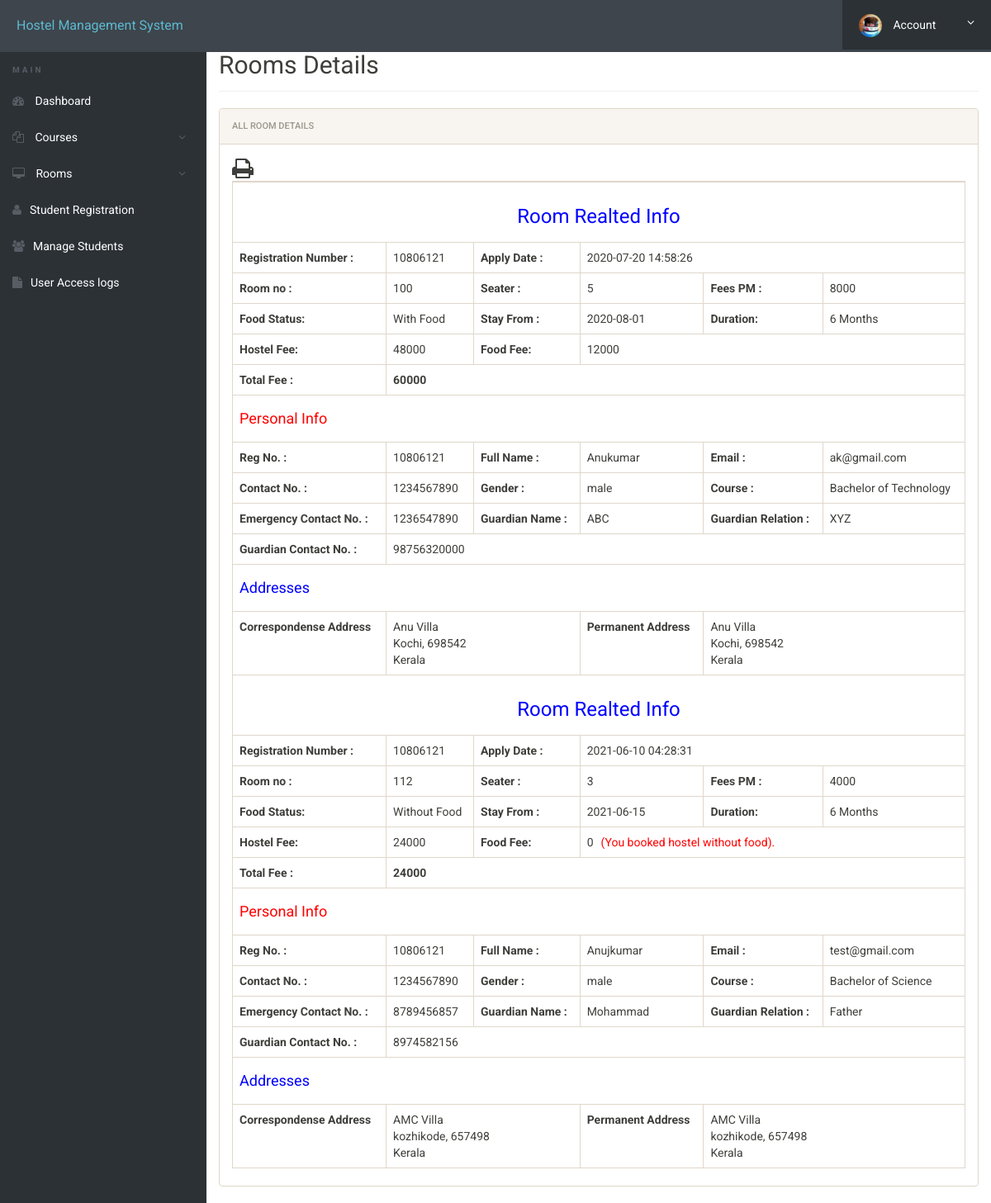
/admin/student-details.php?regno=10806121 (signed in), run on the app's committed database.
### tables this page shows
CREATE TABLE `registration` (
  `id` int(11) NOT NULL,
  `roomno` int(11) DEFAULT NULL,
  `seater` int(11) DEFAULT NULL,
  `feespm` int(11) DEFAULT NULL,
  `foodstatus` int(11) DEFAULT NULL,
  `stayfrom` date DEFAULT NULL,
  `duration` int(11) DEFAULT NULL,
  `course` varchar(500) DEFAULT NULL,
  `regno` int(11) DEFAULT NULL,
  `firstName` varchar(500) DEFAULT NULL,
  `middleName` varchar(500) DEFAULT NULL,
  `lastName` varchar(500) DEFAULT NULL,
  `gender` varchar(250) DEFAULT NULL,
  `contactno` bigint(11) DEFAULT NULL,
  `emailid` varchar(500) DEFAULT NULL,
  `egycontactno` bigint(11) DEFAULT NULL,
  `guardianName` varchar(500) DEFAULT NULL,
  `guardianRelation` varchar(500) DEFAULT NULL,
  `guardianContactno` bigint(11) DEFAULT NULL,
  `corresAddress` varchar(500) DEFAULT NULL,
  `corresCIty` varchar(500) DEFAULT NULL,
  `corresState` varchar(500) DEFAULT NULL,
  `corresPincode` int(11) DEFAULT NULL,
  `pmntAddress` varchar(500) DEFAULT NULL,
  `pmntCity` varchar(500) DEFAULT NULL,
  `pmnatetState` varchar(500) DEFAULT NULL,
  `pmntPincode` int(11) DEFAULT NULL,
  `postingDate` timestamp NULL DEFAULT current_timestamp(),
  `updationDate` varchar(500) DEFAULT NULL
);

### admin/student-details.php (the view, shortened to what this page needs)
<?php
include('includes/config.php');
?>
<!doctype html>
<html lang="en" class="no-js">
<head>
	<link rel="stylesheet" href="css/font-awesome.min.css">
	<link rel="stylesheet" href="css/bootstrap.min.css">
	<link rel="stylesheet" href="css/dataTables.bootstrap.min.css">
	<link rel="stylesheet" href="css/bootstrap-social.css">
	<link rel="stylesheet" href="css/bootstrap-select.css">
	<link rel="stylesheet" href="css/fileinput.min.css">
	<link rel="stylesheet" href="css/awesome-bootstrap-checkbox.css">
	<link rel="stylesheet" href="css/style.css">
	<link rel="stylesheet" href="css/font-awesome.min.css">
</head>
<body>
	<?php include('includes/header.php');?>
	<div class="ts-main-content">
			<?php include('includes/sidebar.php');?>
		<div class="content-wrapper">
			<div class="container-fluid">
				<div class="row" id="print">
					<div class="col-md-12">
						<h2 class="page-title" style="margin-top:4%">Rooms Details</h2>
						<div class="panel panel-default">
							<div class="panel-heading">All Room Details</div>
							<div class="panel-body">
			<table id="zctb" class="table table-bordered " cellspacing="0" width="100%" border="1">
						 <span style="float:left" ><i class="fa fa-print fa-2x" aria-hidden="true" OnClick="CallPrint(this.value)" style="cursor:pointer" title="Print the Report"></i></span>
									<tbody>
<?php
$aid=intval($_GET['regno']);
	$ret="select * from registration where (regno	=?)";
$stmt= $mysqli->prepare($ret) ;
$stmt->bind_param('s',$aid);
$stmt->execute() ;
$res=$stmt->get_result();
while($row=$res->fetch_object())
	  {
	  	?>
<tr>
<td colspan="6" style="text-align:center; color:blue"><h3>Room Realted Info</h3></td>
</tr>
<tr>
	<th>Registration Number :</th>
<td><?php echo $row->regno;?></td>
<th>Apply Date :</th>
<td colspan="3"><?php echo $row->postingDate;?></td>
</tr>
<tr>
<td><b>Room no :</b></td>
<td><?php echo $row->roomno;?></td>
<td><b>Seater :</b></td>
<td><?php echo $row->seater;?></td>
<td><b>Fees PM :</b></td>
<td><?php echo $fpm=$row->feespm;?></td>
</tr>
<tr>
<td><b>Food Status:</b></td>
<td>
<?php if($row->foodstatus==0)
{
echo "Without Food";
}
else
{
echo "With Food";
}
;?></td>
<td><b>Stay From :</b></td>
<td><?php echo $row->stayfrom;?></td>
<td><b>Duration:</b></td>
<td><?php echo $dr=$row->duration;?> Months</td>
</tr>
<tr><th>Hostel Fee:</th>
<td><?php echo $hf=$dr*$fpm?></td>
<th>Food Fee:</th>
<td colspan="3"><?php
if($row->foodstatus==1)
{
echo $ff=(2000*$dr);
} else {
echo $ff=0;
echo "<span style='padding-left:2%; color:red;'>(You booked hostel without food).<span>";
}?></td>
</tr>
<tr>
<th>Total Fee :</th>
<th colspan="5"><?php echo $hf+$ff;?></th>
</tr>
<tr>
<td colspan="6" style="color:red"><h4>Personal Info</h4></td>
</tr>
<tr>
<td><b>Reg No. :</b></td>
<td><?php echo $row->regno;?></td>
<td><b>Full Name :</b></td>
<td><?php echo $row->firstName;?><?php echo $row->middleName;?><?php echo $row->lastName;?></td>
<td><b>Email :</b></td>
<td><?php echo $row->emailid;?></td>
</tr>
<tr>
<td><b>Contact No. :</b></td>
<td><?php echo $row->contactno;?></td>
<td><b>Gender :</b></td>
<td><?php echo $row->gender;?></td>
<td><b>Course :</b></td>
<td><?php echo $row->course;?></td>
</tr>
<tr>
<td><b>Emergency Contact No. :</b></td>
<td><?php echo $row->egycontactno;?></td>
<td><b>Guardian Name :</b></td>
<td><?php echo $row->guardianName;?></td>
<td><b>Guardian Relation :</b></td>
<td><?php echo $row->guardianRelation;?></td>
</tr>
<tr>
<td><b>Guardian Contact No. :</b></td>
<td colspan="6"><?php echo $row->guardianContactno;?></td>
</tr>
<tr>
<td colspan="6" style="color:blue"><h4>Addresses</h4></td>
</tr>
<tr>
<td><b>Correspondense Address</b></td>
<td colspan="2">
<?php echo $row->corresAddress;?><br />
<?php echo $row->corresCIty;?>, <?php echo $row->corresPincode;?><br />
<?php echo $row->corresState;?>
</td>
<td><b>Permanent Address</b></td>
<td colspan="2">
<?php echo $row->pmntAddress;?><br />
<?php echo $row->pmntCity;?>, <?php echo $row->pmntPincode;?><br />
<?php echo $row->pmnatetState;?>
</td>
</tr>
<?php
} ?>
</tbody>
</table>
</div>
</div>
</div>
</div>
</div>
</div>
</div>
</body>
</html>

### admin/css/style.css (style rules this page uses)
html { font-size: 14px; }
@media only screen and (min-width: 480px) { html { font-size: 17px; } }
@media only screen and (min-width: 768px) { html { font-size: 14px; } }
body { font-size: 1em; }
.panel { overflow: hidden; }
.page-title { padding-bottom: 15px; margin-bottom: 20px; border-bottom: 1px solid #f0f0f0; }
.ts-main-content .content-wrapper { padding-top: 15px; margin-top: 10px; }
@media only screen and (min-width: 992px) { .ts-main-content .content-wrapper { margin-left: 250px; } }

### data on the page
registration: regno "10806121", postingDate "2020-07-20 14:58:26", roomno "100", seater "5", feespm "8000", foodstatus "With Food", stayfrom "2020-08-01", duration "6", $hf=$dr*$fpm "48000", $ff=(2000*$dr) "12000", $hf+$ff "60000", firstName "Anu", lastName "kumar", emailid "ak@gmail.com", contactno "1234567890", gender "male", course "Bachelor of Technology", egycontactno "1236547890", guardianName "ABC", guardianRelation "XYZ", guardianContactno "98756320000", corresAddress "Anu Villa", corresCIty "Kochi", corresPincode "698542", corresState "Kerala", pmntAddress "Anu Villa", pmntCity "Kochi", pmntPincode "698542", pmnatetState "Kerala"
registration: regno "10806121", postingDate "2021-06-10 04:28:31", roomno "112", seater "3", feespm "4000", shows "Without Food", stayfrom "2021-06-15", duration "6", $hf=$dr*$fpm "24000", $hf+$ff "24000", firstName "Anuj", lastName "kumar", emailid "test@gmail.com", contactno "1234567890", gender "male", course "Bachelor of Science", egycontactno "8789456857", guardianName "Mohammad", guardianRelation "Father", guardianContactno "8974582156", corresAddress "AMC Villa", corresCIty "kozhikode", corresPincode "657498", corresState "Kerala", pmntAddress "AMC Villa", pmntCity "kozhikode", pmntPincode "657498", pmnatetState "Kerala"
